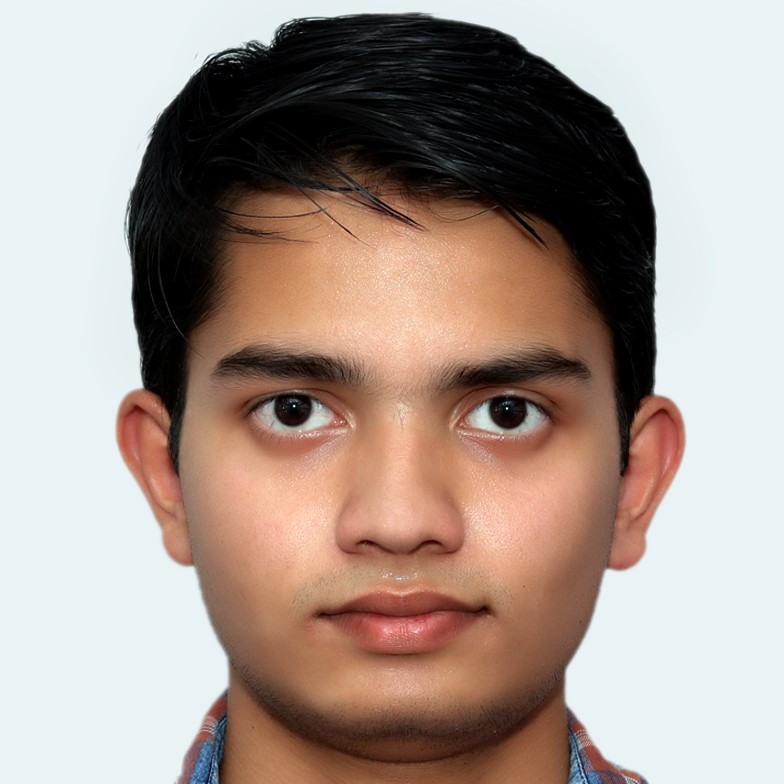
%> input picture img_5.jpg, 784 x 784 px
$ octave wavelet_decomposition_diagram.m   (GNU Octave 9; MATLAB toolbox functions it lacks are replaced by stand-ins)
%> lines starting %> are read from the running program, lines starting %| are printed output that depends on the picture
% create_dwt_pyramid_3level_figure.m
% Produces a 2-row figure:
% top row: schematic 1/2/3-level decomposition diagrams
% bottom row: original image + coefficient mosaics for 1/2/3 levels
%
% Uses the image at /mnt/data/dbbb059c-017c-4f29-ad1c-8a8693f710c6.png by default.

clear; close all; clc;

% ---------- USER SETTINGS ----------
input_image = 'img_5.jpg'; % <-- your reference image
output_png   = 'DWT_pyramid_combined.png';
wname = 'bior4.4';   % good visual approximation to CDF 9/7; try 'cdf97' if available
convert_to_gray = true;
% -----------------------------------

% Read image
I = imread(input_image);
%> I is the input picture: size 784x784x3 uint8; mean R, G, B 168.7, 153, 144.5
if convert_to_gray && size(I,3)==3
    I = rgb2gray(I);
%> I: size 784x784 uint8
end
I = im2double(I);
%> I: size 784x784 double

% Ensure sizes are compatible for 3-level dyadic DWT
[h0,w0] = size(I);
%> h0 = 784; w0 = 784
% pad to multiple of 2^3
padH = mod(-h0,2^3); padW = mod(-w0,2^3);
%> after `padH = mod(-h0,2^3)`: padH = 0
%> after `padW = mod(-w0,2^3)`: padW = 0
if padH>0 || padW>0
    I = padarray(I, [padH padW], 'symmetric', 'post');
end

% --- 1-level DWT
[LL1, LH1, HL1, HH1] = dwt2(I, wname);
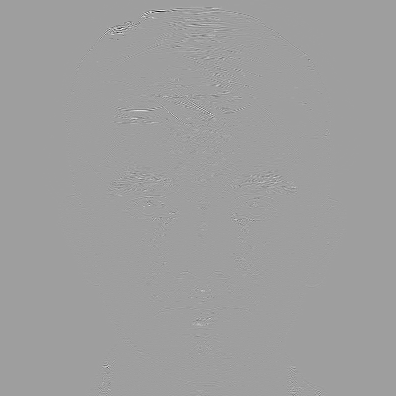
%> LH1: size 396x396 double; min -0.626, max 0.379, mean 2.44e-05; drawn with min black and max white

% --- 2-level (on LL1)
[LL2, LH2, HL2, HH2] = dwt2(LL1, wname);

% --- 3-level (on LL2)
[LL3, LH3, HL3, HH3] = dwt2(LL2, wname);
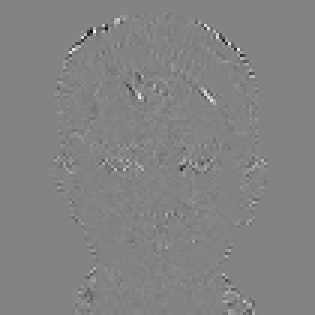
%> HH3: size 105x105 double (shown 3 times larger); min -0.936, max 0.88, mean 0.000624; drawn with min black and max white

% --- Helper to build coefficient montage for a given level
% For level 1: place LL1 top-left? We'll follow the canonical: show 2x2 mosaic [LL LH; HL HH]
build_mosaic = @(A_LL, A_LH, A_HL, A_HH) ...
    padarray( [ mat2gray(A_LL), mat2gray(A_LH); mat2gray(A_HL), mat2gray(A_HH) ], [1 1], 1, 'pre');

% Create mosaics for visual comparison
m1 = build_mosaic(LL1, LH1, HL1, HH1);
% For higher levels we will upscale the smaller LLs to the same visual tile size so the mosaic looks uniform
% Determine target tile size (use LL1 tile size)
tile_h = size(LL1,1);
%> tile_h = 396
tile_w = size(LL1,2);
%> tile_w = 396

% Build level2 mosaic: LL2 is smaller than LL1 - resize for display only (bicubic)
LL2_disp = imresize( mat2gray(LL2), [tile_h tile_w], 'bicubic' );
LH2_disp = imresize( mat2gray(LH2), [tile_h tile_w], 'bicubic' );
HL2_disp = imresize( mat2gray(HL2), [tile_h tile_w], 'bicubic' );
HH2_disp = imresize( mat2gray(HH2), [tile_h tile_w], 'bicubic' );
m2 = [LL2_disp, LH2_disp; HL2_disp, HH2_disp];

LL3_disp = imresize( mat2gray(LL3), [tile_h tile_w], 'bicubic' );
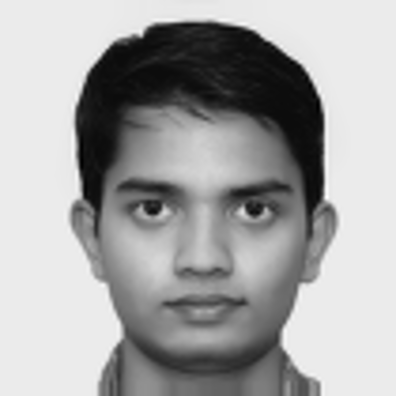
%> LL3_disp: size 396x396 double; min -0.0352, max 1.04, mean 0.666; drawn with min black and max white
LH3_disp = imresize( mat2gray(LH3), [tile_h tile_w], 'bicubic' );
HL3_disp = imresize( mat2gray(HL3), [tile_h tile_w], 'bicubic' );
HH3_disp = imresize( mat2gray(HH3), [tile_h tile_w], 'bicubic' );
m3 = [LL3_disp, LH3_disp; HL3_disp, HH3_disp];
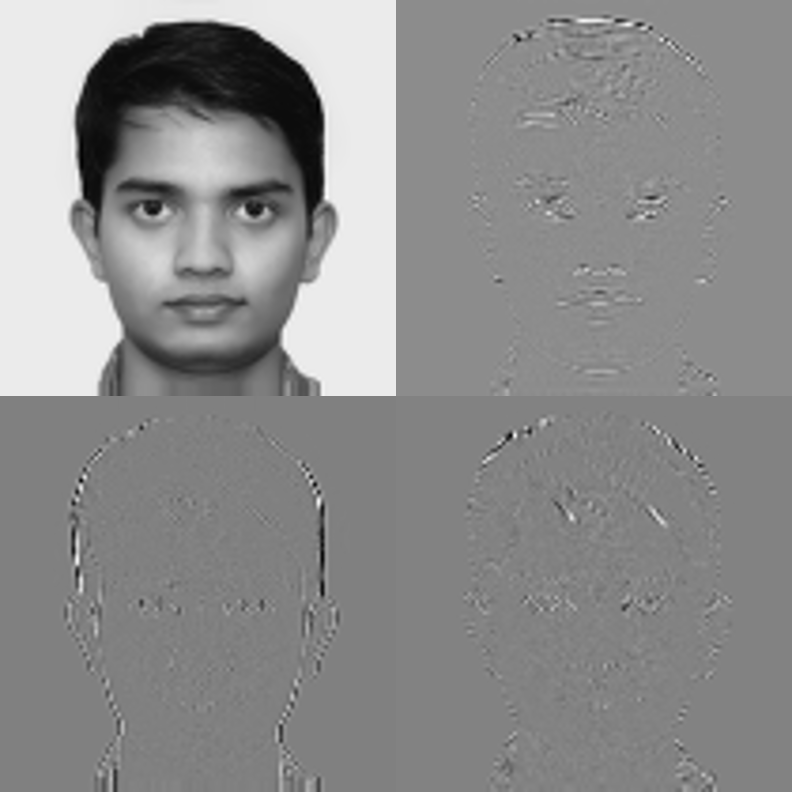
%> m3: size 792x792 double; min -0.0352, max 1.04, mean 0.562; drawn with min black and max white

% Create the final composite figure with tiled layout
figure('Units','normalized','Position',[0.05 0.05 0.9 0.75],'Color','w');

% Use tiledlayout for clean control
t = tiledlayout(2,4,'TileSpacing','compact','Padding','compact');

% --- Top row: schematic diagrams (drawn manually using small axes)
ax1 = nexttile(1);
axis off; title('1 level decomposition','FontWeight','normal');
draw_schematic(ax1,1);

ax2 = nexttile(2);
axis off; title('2 level decomposition','FontWeight','normal');
%> after `title('2 level decomposition','FontWeight','normal')`:
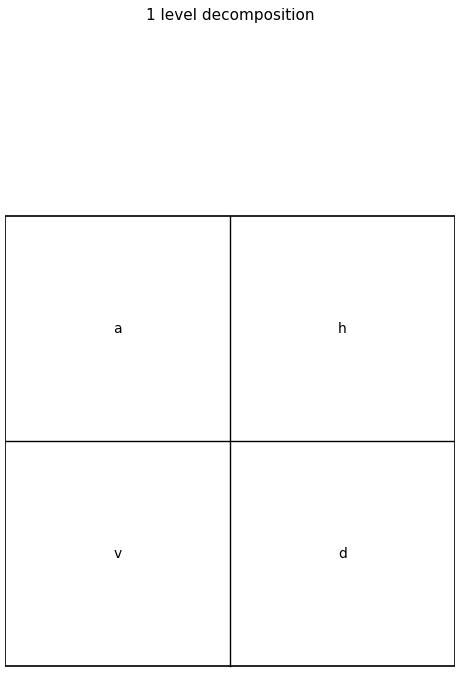
%> figure redrawn from the program's plot data
draw_schematic(ax2,2);

ax3 = nexttile(3);
axis off; title('3 level decomposition','FontWeight','normal');
%> after `title('3 level decomposition','FontWeight','normal')`:
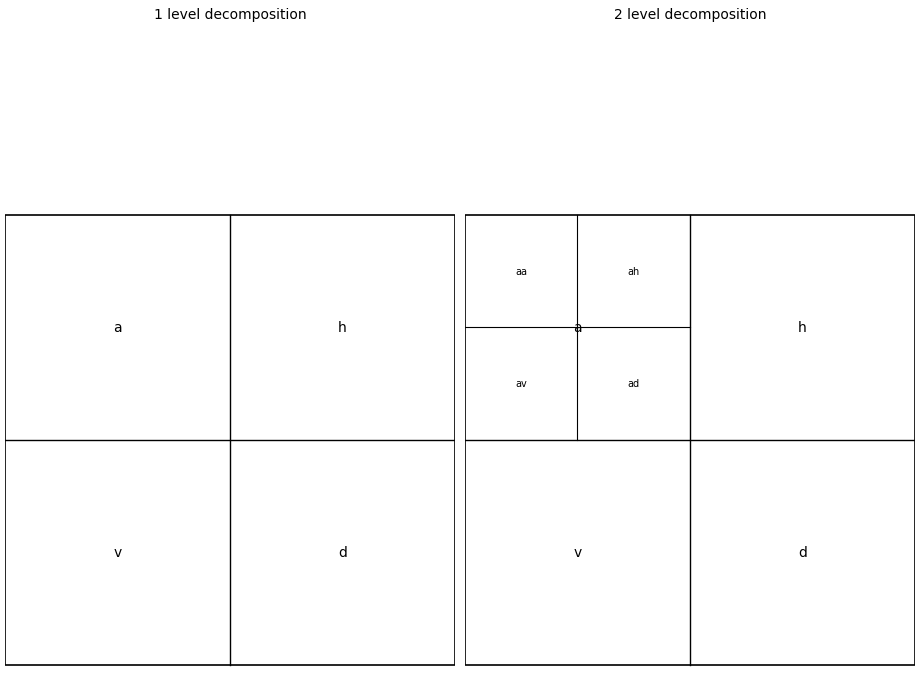
%> figure redrawn from the program's plot data, 2 panels
draw_schematic(ax3,3);

% blank tile to balance top row
nexttile(4); axis off;

% --- Bottom row: Image + mosaics
nexttile(5);
imshow(mat2gray(I)); axis image off; title('Image');

nexttile(6);
imshow(m1); axis image off; title('Coefficients (1 level)');

nexttile(7);
imshow(m2); axis image off; title('Coefficients (2 level)');

nexttile(8);
imshow(m3); axis image off; title('Coefficients (3 level)');

% Add a main suptitle
sgtitle(sprintf('DWT pyramid and coefficient mosaics (wavelet: %s)', wname),'FontSize',14);

% Save high-resolution PNG
set(gcf,'PaperPositionMode','auto');
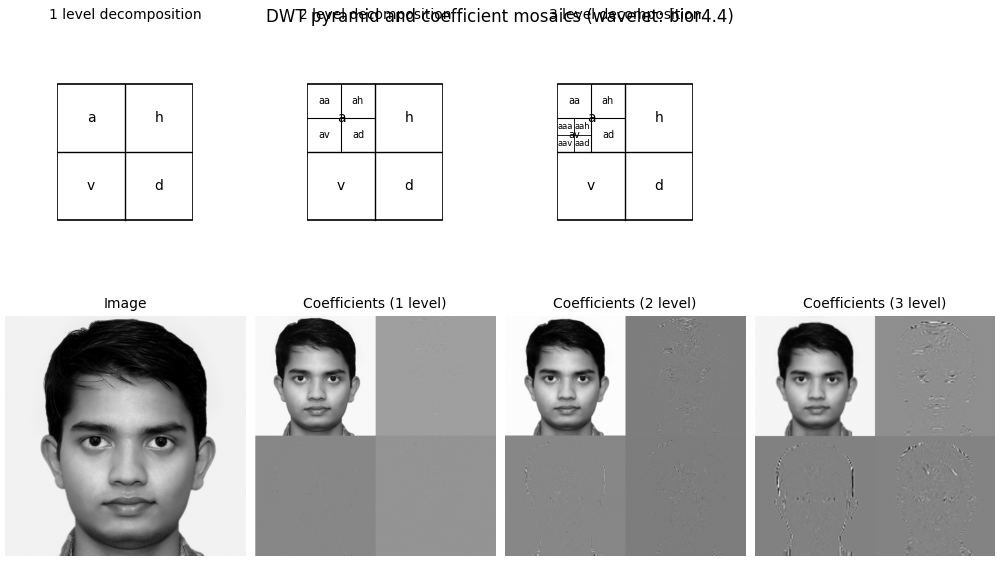
%> figure redrawn from the program's plot data, 7 panels
print(gcf, output_png, '-dpng', '-r300');
fprintf('Saved combined figure to: %s\n', output_png);

% ------------- Subfunction: draw_schematic -------------
function draw_schematic(ax,levels)
% draws simple block-schematic like your example inside given axes
axes(ax); cla(ax); hold on;
axis equal off;
box_x = 1; box_y = 1; box_w = 1.2; box_h = 1.2;
% Draw main big square and 2x2 split
rectangle('Position',[0,0,box_w,box_h],'EdgeColor','k','LineWidth',1.2);
line([0,box_w],[box_h/2,box_h/2],'Color','k','LineWidth',1);
line([box_w/2,box_w/2],[0,box_h],'Color','k','LineWidth',1);
% put labels a/h/v/d (approx/horiz/vert/diag)
text(box_w*0.25, box_h*0.75, 'a','HorizontalAlignment','center','FontSize',10);
text(box_w*0.75, box_h*0.75, 'h','HorizontalAlignment','center','FontSize',10);
text(box_w*0.25, box_h*0.25, 'v','HorizontalAlignment','center','FontSize',10);
text(box_w*0.75, box_h*0.25, 'd','HorizontalAlignment','center','FontSize',10);
% if levels >=2, draw subdivided box in top-left (a -> aa/ah/av/ad)
if levels>=2
    % draw smaller 2x2 in the 'a' quadrant (top-left)
    ax_sc = [0, box_h/2, box_w/2, box_h/2];
    % inner grid
    line([ax_sc(1)+ax_sc(3)/2, ax_sc(1)+ax_sc(3)/2],[ax_sc(2), ax_sc(2)+ax_sc(4)],'Color','k','LineWidth',0.8);
    line([ax_sc(1), ax_sc(1)+ax_sc(3)],[ax_sc(2)+ax_sc(4)/2, ax_sc(2)+ax_sc(4)/2],'Color','k','LineWidth',0.8);
    text(ax_sc(1)+ax_sc(3)/4, ax_sc(2)+3*ax_sc(4)/4, 'aa','FontSize',7,'HorizontalAlignment','center');
    text(ax_sc(1)+3*ax_sc(3)/4, ax_sc(2)+3*ax_sc(4)/4, 'ah','FontSize',7,'HorizontalAlignment','center');
    text(ax_sc(1)+ax_sc(3)/4, ax_sc(2)+ax_sc(4)/4, 'av','FontSize',7,'HorizontalAlignment','center');
    text(ax_sc(1)+3*ax_sc(3)/4, ax_sc(2)+ax_sc(4)/4, 'ad','FontSize',7,'HorizontalAlignment','center');
end
% if levels>=3, subdivide the 'aa' (top-left of aa) again
if levels>=3
    % coordinates of 'aa' quadrant inside the small block (top-left small)
    aa_x = 0; aa_y = box_h*(3/4); aa_w = box_w/4; aa_h = box_h/4;
    % draw two divisions inside aa
    line([aa_x+aa_w/2, aa_x+aa_w/2],[aa_y-aa_h, aa_y],'Color','k','LineWidth',0.6);
    line([aa_x, aa_x+aa_w],[aa_y-aa_h/2, aa_y-aa_h/2],'Color','k','LineWidth',0.6);
    text(aa_x+aa_w*0.25, aa_y-aa_h*0.25, 'aaa','FontSize',6,'HorizontalAlignment','center');
    text(aa_x+aa_w*0.75, aa_y-aa_h*0.25, 'aah','FontSize',6,'HorizontalAlignment','center');
    text(aa_x+aa_w*0.25, aa_y-aa_h*0.75, 'aav','FontSize',6,'HorizontalAlignment','center');
    text(aa_x+aa_w*0.75, aa_y-aa_h*0.75, 'aad','FontSize',6,'HorizontalAlignment','center');
end
hold off;
end

$ run again, with img_01.jpg copied over img_5.jpg
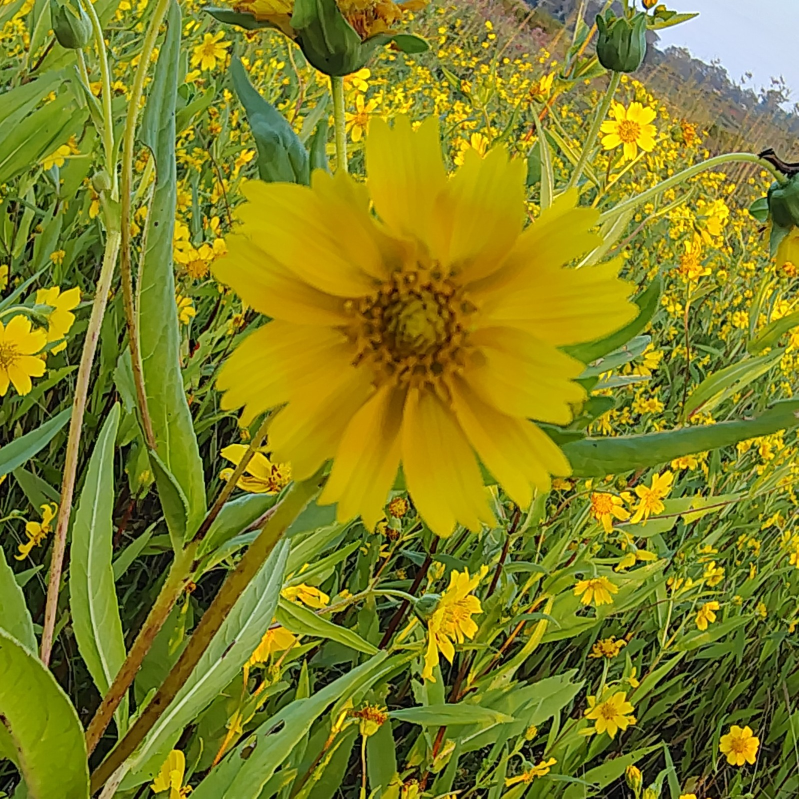
%> input picture img_01.jpg, 1597 x 1597 px (shown at 1/2 size)
%> I is the input picture: size 1597x1597x3 uint8; mean R, G, B 129.4, 129.1, 33.4
%> `LL3_disp = imresize( mat2gray(LL3), [tile_h tile_w], 'bicubic' );`:
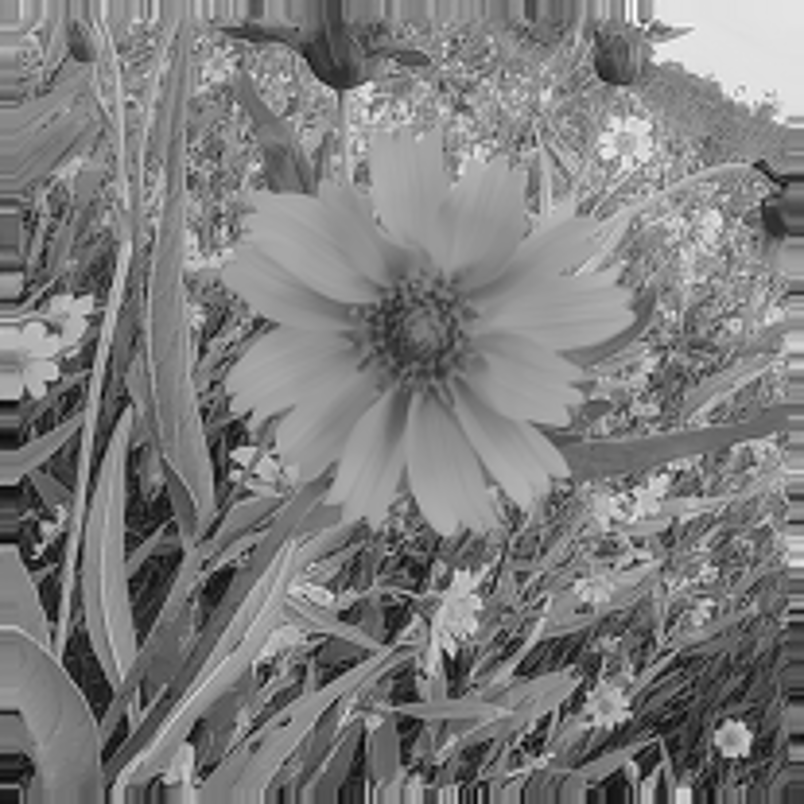
%> LL3_disp: size 804x804 double; min 0.00182, max 0.996, mean 0.493
%> `m3 = [LL3_disp, LH3_disp; HL3_disp, HH3_disp];`:
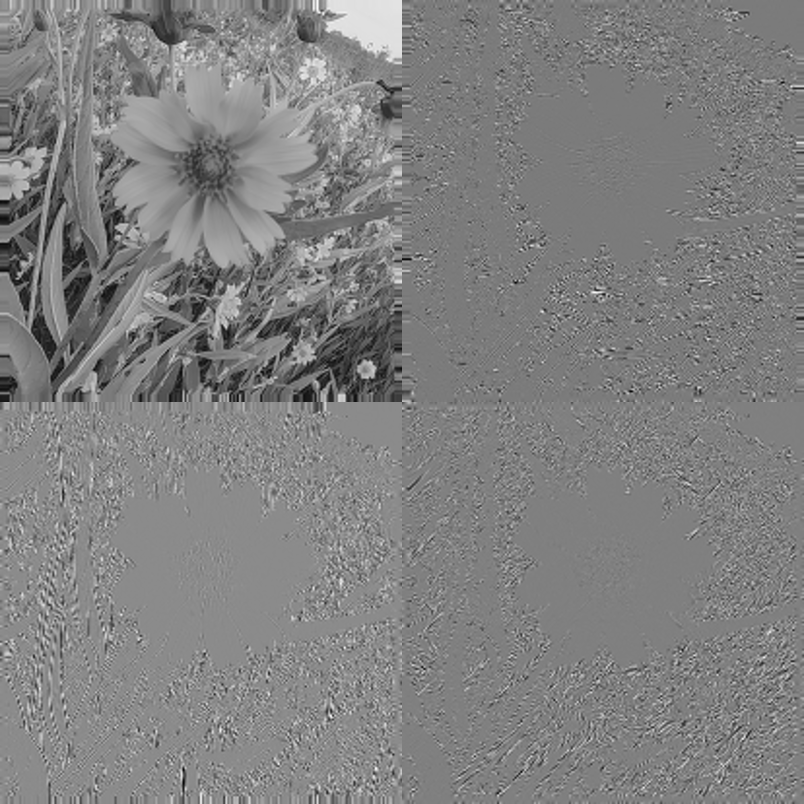
%> m3: size 1608x1608 double (shown at 1/2 size); min -0.00358, max 1.01, mean 0.507; drawn with min black and max white

$ run again, with img_02.jpg copied over img_5.jpg
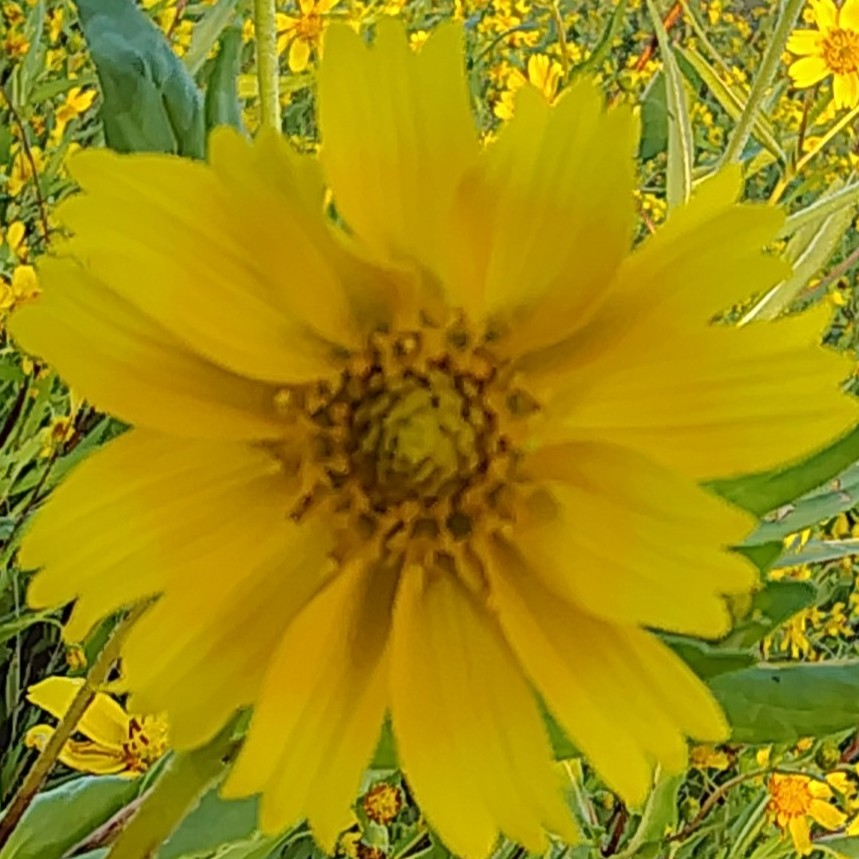
%> input picture img_02.jpg, 859 x 859 px
%> I is the input picture: size 859x859x3 uint8; mean R, G, B 160.3, 141.3, 14.5
%> `LL3_disp = imresize( mat2gray(LL3), [tile_h tile_w], 'bicubic' );`:
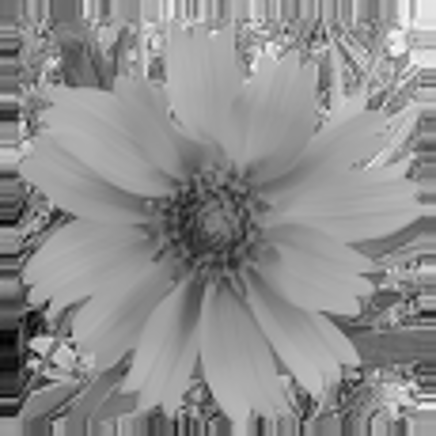
%> LL3_disp: size 436x436 double; min -0.0129, max 1.01, mean 0.557; drawn with min black and max white
%> `m3 = [LL3_disp, LH3_disp; HL3_disp, HH3_disp];`:
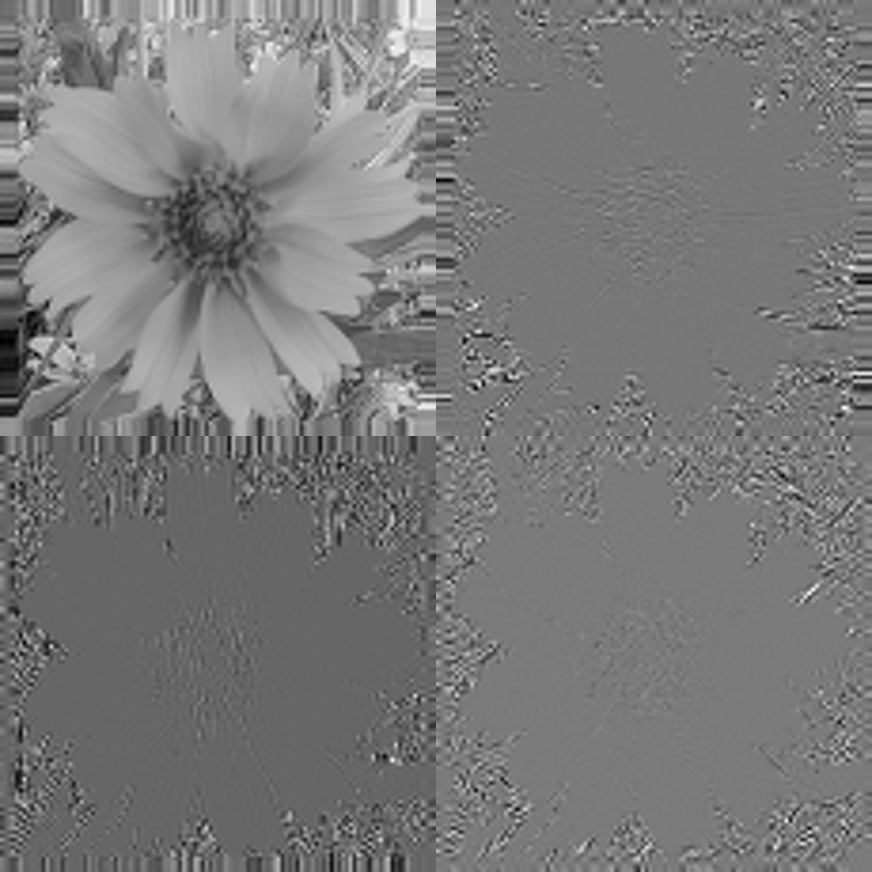
%> m3: size 872x872 double; min -0.0129, max 1.02, mean 0.48; drawn with min black and max white

$ run again, with img_03.jpg copied over img_5.jpg
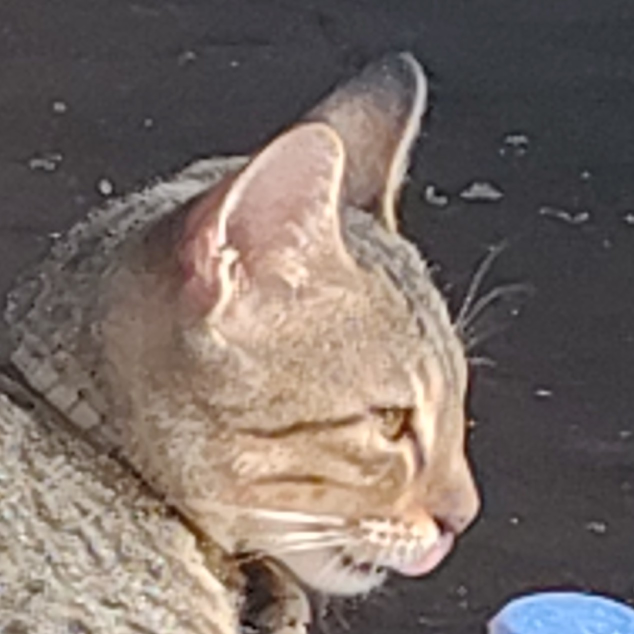
%> input picture img_03.jpg, 1268 x 1268 px (shown at 1/2 size)
%> I is the input picture: size 1268x1268x3 uint8; mean R, G, B 118.9, 107.4, 101.9
%> `m3 = [LL3_disp, LH3_disp; HL3_disp, HH3_disp];`:
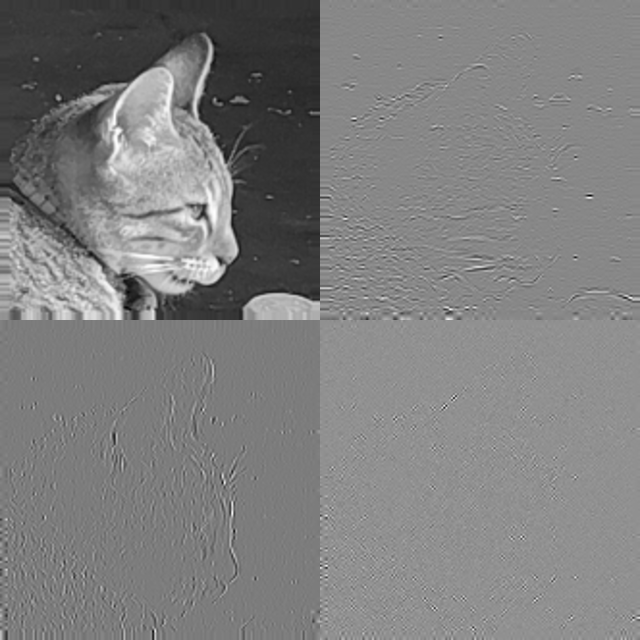
%> m3: size 1280x1280 double (shown at 1/2 size); min -0.0196, max 1.01, mean 0.491; drawn with min black and max white
